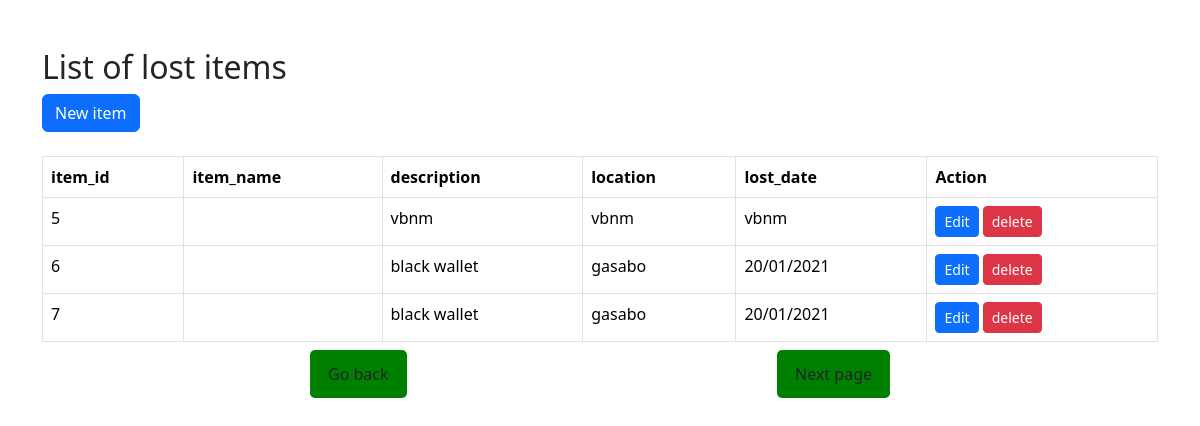
Screenshot of /lost.php with the database file from the repository.
### tables this page shows
CREATE TABLE `lost_items` (
  `item_id` int(11) NOT NULL,
  `name` varchar(250) NOT NULL,
  `description` varchar(250) NOT NULL,
  `location` varchar(250) NOT NULL,
  `lost_date` varchar(50) DEFAULT NULL,
  `id` int(11) DEFAULT NULL
);

### lost.php (the view, shortened to what this page needs)
<!DOCTYPE html>
<html lang="en">
<head>
    <link href="https://cdn.jsdelivr.net/npm/bootstrap@5.3.3/dist/css/bootstrap.min.css"rel="stylesheet">
</head>
<body>
    <div class="container my-5">
        <h2>List of lost items</h2>
        <a class="btn btn-primary" href="insertlost.php" role="button">New item</a>
        <br><br>
        <table class="table table-bordered ">
        <thead>
            <tr>
                <th>item_id</th>
                <th>item_name</th>
                <th>description</th>
                <th>location</th>
                <th>lost_date</th>
                <th>Action</th>
</tr>
</thead>
<tbody>
    <tr>
    <?php
    $servername = "localhost";
    $username = "root";
    $password = "";
    $dbname = "lost_found_items_tracking_system";
    $connection = new mysqli($servername, $username, $password, $dbname);
    $sql= "SELECT * FROM lost_items";
    $result= $connection->query($sql);
    while($row = $result->fetch_assoc()){
        echo"
        <tr>
        <td>$row[item_id]</td>
        <td>$row[item_name]</td>
        <td>$row[description]</td>
        <td>$row[location]</td>
        <td>$row[lost_date]</td>
        <td>
         <a class='btn btn-primary btn-sm' href='lostupdate.php?item_id=$row[item_id]'>Edit</a>
         <a class='btn btn-danger btn-sm' href='/cat project/cat/deletelost.php?item_id=$row[item_id]' role='button'>delete</a>
       </td>
       </tr>
       ";
    }
    ?>
</tbody>
</table>
</div>
<div class="button">
    <a class='btn' href='owner.php'>Go back</a>
</div>
<div class="button2">
    <a class='btn' href='found.php'>Next page</a>
</div>
</body>
</html>

### lost.php (style rules this page uses)
* { margin: 0; padding: 0; box-sizing: border-box; }
.button { padding: 5px; background: green; text-decoration: none; float: left; margin-left: 310px; margin-top: -40px; border-radius: 5px; color: #fff; font-weight: 600; }
.button2 { padding: 5px; background: green; text-decoration: none; float: right; margin-right: 310px; margin-top: -40px; border-radius: 5px; color: #fff; font-weight: 600; }
.table { background: transparent; }

### rows the page displays
lost_items: item_id "5", description "vbnm", location "vbnm", lost_date "vbnm"
lost_items: item_id "6", description "black wallet", location "gasabo", lost_date "20/01/2021"
lost_items: item_id "7", description "black wallet", location "gasabo", lost_date "20/01/2021"
